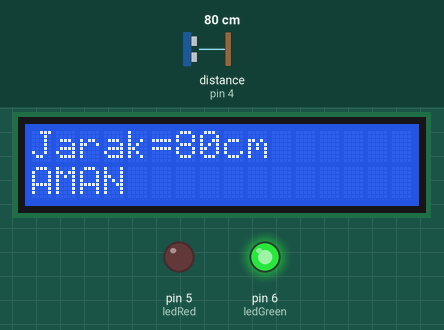
A sketch run on a simulated Arduino Uno, built with avr-gcc and run on an emulated ATmega328P. On the bench: 16×2 character LCD, output pins drawn as LEDs (lit = HIGH). Wiring (inferred from the names in the program): ultrasonic range finder: trigger pin 3; echo pin 4. Inputs (shaded band) come from the test bench; at power-on: distance to the obstacle (sensor on pin 4) 80 cm. The echo pulse lasts 58.3 µs per cm; pins used as bus, display or sensor lines are not drawn.

Above: at 1.2 s.
1.3 s: distance to the obstacle (sensor on pin 4) set to 35 cm
At 2.4 s:
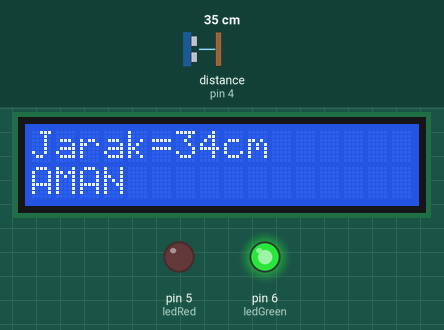
2.8 s: distance to the obstacle (sensor on pin 4) set to 28 cm
At 3.5 s:
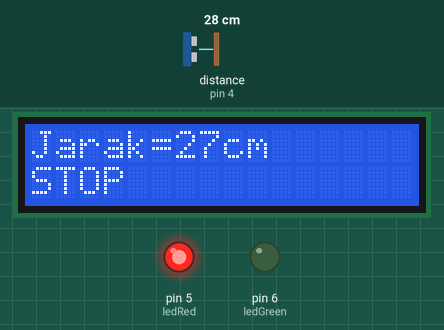
4.3 s: distance to the obstacle (sensor on pin 4) set to 2 cm
At 4.8 s:
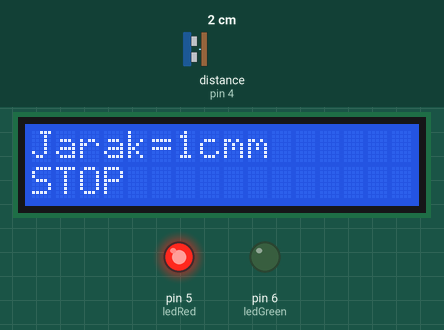
Timing chart, 0 to 7.3 s (numbered marks = the images above; inputs shaded):
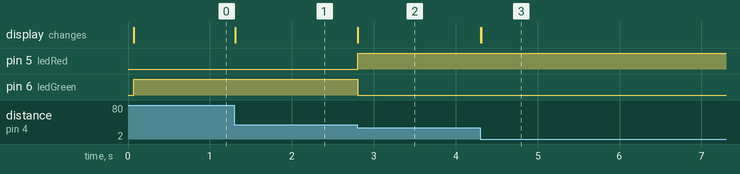

Measured:
- the behaviour switches between 32 and 31 cm on distance to the obstacle (sensor on pin 4) (found by bisection; images 1 and 2)
- after the input at 1.3 s, the display: changes at once (image 1)
- after the input at 2.8 s, pin 5 (ledRed): LOW → HIGH at once; pin 6 (ledGreen): HIGH → LOW at once; the display: changes at once (image 2)
- after the input at 4.3 s, the display: changes at once (image 3)

The sketch:

deteksi_jarak_parkir.ino
```cpp
#include <LiquidCrystal.h>
LiquidCrystal lcd(8,9,10,11,12,13);
int trigPin = 3;
int echoPin = 4;
int ledRed = 5;
int ledGreen = 6;

void setup(){
  pinMode(trigPin,OUTPUT);
  pinMode(echoPin,INPUT);
  pinMode(ledRed,OUTPUT);
  pinMode(ledGreen,OUTPUT);
  lcd.begin(16,2);
  lcd.clear();
  Serial.begin(9600);
}

void loop(){
  digitalWrite(trigPin,LOW);
  delayMicroseconds(2);
  digitalWrite(trigPin,HIGH);
  delayMicroseconds(10);
  digitalWrite(trigPin,LOW);
  int duration = pulseIn(echoPin,HIGH);
  int distance = duration / 58;

  if(distance <= 30)
  {
    digitalWrite(ledRed,HIGH);
    digitalWrite(ledGreen,LOW);
    lcd.setCursor(0,1);
    lcd.print("STOP");
  }
  if(distance > 30)
  {
    digitalWrite(ledGreen,HIGH);
    digitalWrite(ledRed,LOW);
    lcd.setCursor(0,1);
    lcd.print("AMAN");
  }

  lcd.setCursor(0,0);
  lcd.print("Jarak=");
  lcd.print(distance);
  lcd.print("cm");
}
```
